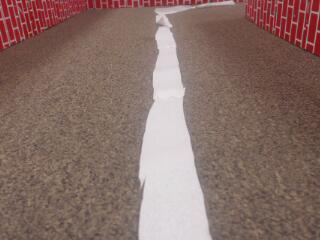
#> input picture image.jpeg, 320 x 240 px
$ python -i find_white_line.py   (imports and definitions only)
#> lines starting #> are read from the running program, lines starting #| are printed output that depends on the picture; after the words box and inside, x2 and y2 are one past the last pixel; in counts of white or black regions, pixels touching at a corner belong together
#> further down, picture is the input picture: shape (240, 320, 3); mean B, G, R 103.3, 110.5, 135.6
#!/usr/bin/env python

import cv2
import os
import numpy as np
import rospy

# util to find the center of mass of white line in an image

def _load_image():
    image = cv2.imread('/home/alexander-feldman/image.jpeg')
    # print image.shape
    # cv2.imshow('f',image)
    # cv2.waitKey(0)
    return image

def _mask_white(image):
    lower = np.array([100,100,200],dtype='uint8')
    upper = np.array([255,255,255],dtype='uint8')
    mask = cv2.inRange(image,lower,upper)
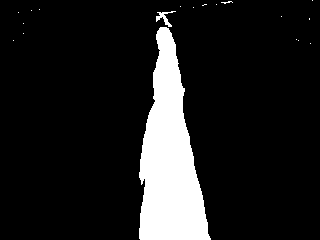
#> mask: shape (240, 320); 12% white; 19 white regions (17 under 20 px), largest, box (x1, y1, x2, y2) and area: (139, 27, 211, 240) 9054, (156, 11, 176, 27) 108
    mask = cv2.medianBlur(mask, 7)
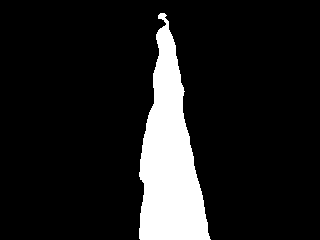
#> mask: shape (240, 320); 11.9% white; 1 white region, box (x1, y1, x2, y2) and area: (139, 13, 211, 240) 9129
    # cv2.imshow('f',mask)
    # cv2.waitKey(0)
    return mask

def find_centroid(image):
    if image is None: # for development
        image = _load_image()
    mask = _mask_white(image)
    vector = mask
    M = cv2.moments(vector)
#> M = moments, m00 2327895, centre m10/m00, m01/m00 = (169.1, 157.5)
    if M['m00'] > 0:
        cx = int(M['m10']/M['m00'])
#> cx = 169
        cy = int(M['m01']/M['m00'])
#> cy = 157
        # print("centroid is {}, im width is {}".format(cx,image.shape[1]))
        return cx, cy
    return None, None

>>> import cv2
>>> picture = cv2.imread('../image.jpeg')
>>> result = find_centroid(picture)
#> result = (169, 157)
